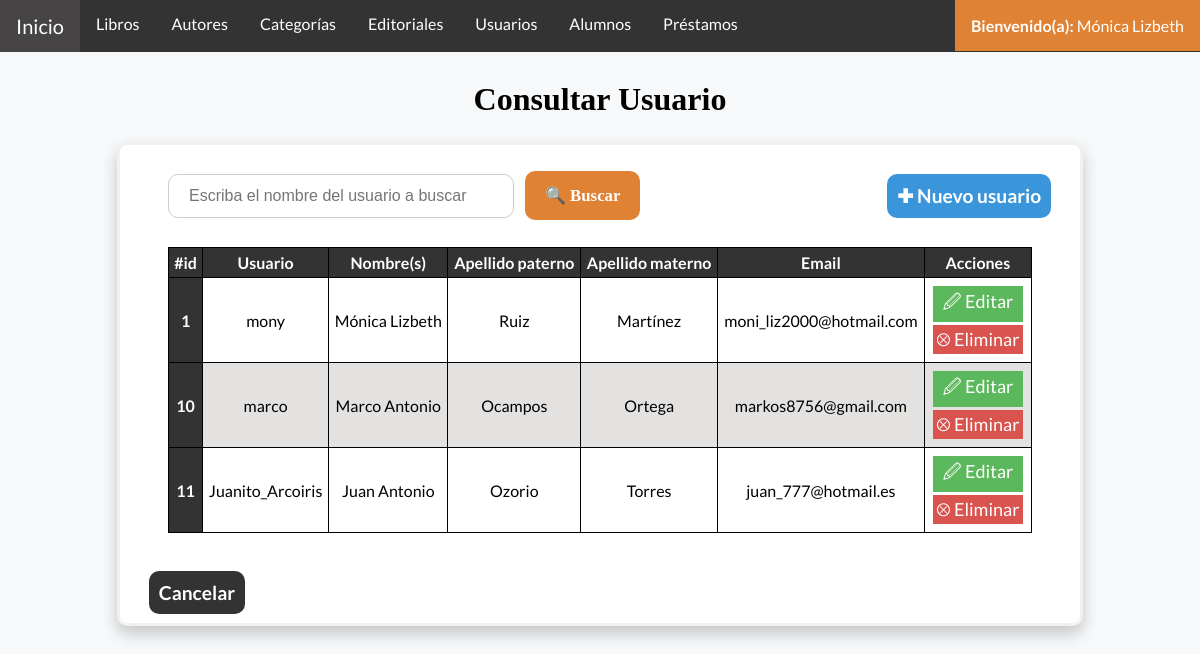
Screenshot of /usuarioConsultar.php (signed in) with the database file from the repository.
### tables this page shows
CREATE TABLE `usuarios` (
  `idUsuario` int(11) NOT NULL AUTO_INCREMENT,
  `nombreUsuario` varchar(30) NOT NULL,
  `nombre` varchar(50) NOT NULL,
  `apellidoPaterno` varchar(30) NOT NULL,
  `apellidoMaterno` varchar(30) NOT NULL,
  `password` varchar(32) NOT NULL,
  `email` varchar(100) NOT NULL,
  `status` varchar(20) NOT NULL,
  PRIMARY KEY (`idUsuario`)
);

### Conexion.php (called while the page is built, shortened)
<?php
    class Server {
        public $server;
        public $user;
        public $pass;
        public $db;
        public $conexion;
        public function conectar() {
            $this->conexion = new mysqli( $this->server, $this->user, $this->pass, $this->db );
        }
        public function consultarTabla($tabla, $condiciones = null) {
            if ($condiciones === null) {
                $sql = "Select * FROM $tabla WHERE status = 'Activo';";
            }else {
                $sql = "Select * FROM $tabla WHERE $condiciones status = 'Activo';";
            }
            return $this->conexion->query($sql);
        }
    }
    $server = new Server;
    $server->server = "127.0.0.1";
    $server->user = "root";
    $server->pass = "";
    $server->db = "bd_biblioteca";
?>

### usuarioConsultar.php (the view, shortened to what this page needs)
<?php
    include_once ('Conexion.php');
    if(isset($_POST["usuario"])){
        $usuario = $_POST["usuario"];
        $datos = $server->buscarUsuario($usuario);
    }else{
        $usuario = "";
        $datos = $server->consultarTabla("usuarios");
    }
?>
<!DOCTYPE html>
<html lang="es">
<head>
    <link href="css/Estilo.css" rel="stylesheet">
</head>
<body>
    <?php
    include("barraNavegacion.php");
    ?>
    <header>
        <div class="titulo">
            <h1>Consultar Usuario</h1>
        </div>
    </header>
    <div class = "frmFormulario">
    <a class ="agregar" href="usuarioAgregar.php">✚ Nuevo usuario</a>
    <div class="frmMargen2">
        <form class = "frmBuscar" method="post" action= 'usuarioConsultar.php'>
            <input placeholder = "Escriba el nombre del usuario a buscar" name="usuario" value="<?php echo $usuario;?>" type="text" pattern="[\wñÑá-ú]+" required>
            <button type="submit" name="buscar">🔍 Buscar</button>
        </form>
        <div class = "tablaDatos">
            <table>
                <thead>
                    <tr>
                        <th scope="col">#id</th>
                        <th scope="col">Usuario</th>
                        <th scope="col">Nombre(s)</th>
                        <th scope="col">Apellido paterno</th>
                        <th scope="col">Apellido materno</th>
                        <th scope="col">Email</th>
                        <th scope="col">Acciones</th>
                    </tr>
                </thead>
                <tbody>
                    <?php
                        while($fila = mysqli_fetch_array($datos)){
                            echo "<tr>";
                            echo "<th scope='row'>".$fila['idUsuario']."</th>";
                            echo "<td>".$fila['nombreUsuario']."</td>";
                            echo "<td>".$fila['nombre']."</td>";
                            echo "<td>".$fila['apellidoPaterno']."</td>";
                            echo "<td>".$fila['apellidoMaterno']."</td>";
                            echo "<td>".$fila['email']."</td>";
                            echo "<td>
                                    <a class='btnEditar' href='usuarioModificar.php?id=".$fila['idUsuario']."'>🖉 Editar</a>
                                    <a class='btnEliminar' href='usuarioDeshabilitar.php?id=".$fila['idUsuario']."'>⮾ Eliminar</a>
                                </td>";
                            echo "</tr>";
                        }
                    ?>
                </tbody>
            </table>
        </div>
        </div>
        <a class = "cancel" href="usuarioConsultar.php">Cancelar</a>
        <br><br>
    </div>
</body>
</html>

### css/Estilo.css (style rules this page uses)
body { margin: 0; padding: 0; background-color: #F6F8FA; font-family: 'Lato', sans-serif; }
.frmFormulario, .inicio { background-color: white; border: 3px solid #f1f1f1; margin: 5%; margin-top: 2%; margin-right: auto; margin-left: auto; width: 80%; border-radius: 10px; box-shadow: 0px 8px 16px 0px rgba(0,0,0,0.2); ; }
.frmFormulario input[type=text],.frmFormulario input[type=password], .frmFormulario input[type=email], .frmFormulario textarea, .frmFormulario input[type=number], .frmFormulario input[type=date], .frmFormulario select { width: 100%; padding: 12px 20px; margin: 8px 0; display: inline-block; border: 1px solid #ccc; box-sizing: border-box; font-size: 16px; resize: none; }
.frmFormulario button { background-color:#e08234; color: white; padding: 14px 20px; margin: 8px 0; border: none; cursor: pointer; width: 100%; margin-top: 3%; font-family: 'Times New Roman', Times, serif; }
.frmFormulario label, .frmFormulario button { font-weight: bold; font-size: larger; }
h4,h3,h2,h1 { text-align: center; font-family: 'Cambria', Times, serif; }
.frmMargen, .frmMargen2 { margin: 10%; margin-top: 5%; margin-bottom: 5%; }
.frmMargen2 { margin: 5%; margin-top: 0; }
.tablaDatos table { width: 100%; border-collapse: collapse; text-align: center; border-radius: 10px; margin-top: 1%; margin-bottom: 3%; margin-right: auto; margin-left: auto; }
.tablaDatos thead, .tablaDatos th { background-color: #333; color: #ffffff; }
.tablaDatos th, .tablaDatos td { border: #000000 1px solid; padding: 5px; }
.tablaDatos tr:nth-child(even) { background-color: #85807d3b; }
.frmBuscar { font-size: 14px; }
.frmBuscar input[type=text] { width: 40%; border-radius: 10px; }
.frmBuscar button { width: auto; height: auto; border-radius: 10px; margin-left: 1%; }
.cancel, .agregar { color: #ffff; text-decoration: none; font-size: larger; padding: 10px 10px; margin: 3%; border-radius: 10px; font-weight: bold; }
.cancel { background-color: #333; }
.agregar { float:right; background-color: #3a95db; }
.btnEditar, .btnEliminar, .btnDetalles { color: #ffff; text-decoration: none; padding: 3px; margin: 3px; display: block; text-align: center; font-size: large; }
.btnEliminar { background-color: #D9534F; }
.btnEditar { background-color: #5CB85C; }

### rows the page displays
usuarios: idUsuario "1", nombreUsuario "mony", nombre "Mónica Lizbeth", apellidoPaterno "Ruiz", apellidoMaterno "Martínez", email "moni_liz2000@hotmail.com"
usuarios: idUsuario "10", nombreUsuario "marco", nombre "Marco Antonio", apellidoPaterno "Ocampos", apellidoMaterno "Ortega", email "markos8756@gmail.com"
usuarios: idUsuario "11", nombreUsuario "Juanito_Arcoiris", nombre "Juan Antonio", apellidoPaterno "Ozorio", apellidoMaterno "Torres", email "juan_777@hotmail.es"

### other values shown
$_SESSION['nombres'] "Mónica Lizbeth"
